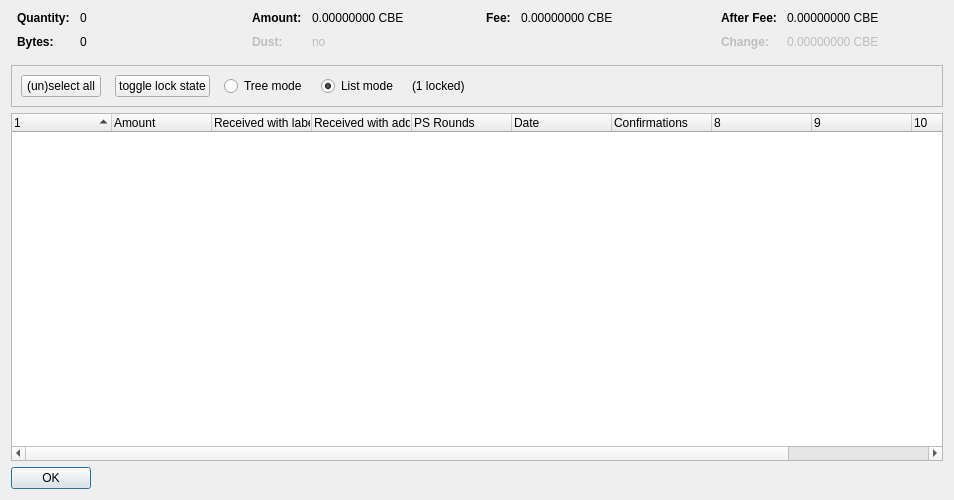
<?xml version="1.0" encoding="UTF-8"?>
<ui version="4.0">
 <class>CoinControlDialog</class>
 <widget class="QDialog" name="CoinControlDialog">
  <property name="geometry">
   <rect>
    <x>0</x>
    <y>0</y>
    <width>954</width>
    <height>500</height>
   </rect>
  </property>
  <property name="windowTitle">
   <string>Coin Selection</string>
  </property>
  <layout class="QVBoxLayout" name="verticalLayout">
   <item>
    <layout class="QHBoxLayout" name="horizontalLayoutTop" stretch="0,0,0,0">
     <property name="topMargin">
      <number>0</number>
     </property>
     <property name="bottomMargin">
      <number>10</number>
     </property>
     <item>
      <layout class="QFormLayout" name="formLayoutCoinControl1">
       <property name="horizontalSpacing">
        <number>10</number>
       </property>
       <property name="verticalSpacing">
        <number>10</number>
       </property>
       <property name="leftMargin">
        <number>6</number>
       </property>
       <property name="rightMargin">
        <number>6</number>
       </property>
       <item row="0" column="0">
        <widget class="QLabel" name="labelCoinControlQuantityText">
         <property name="font">
          <font>
           <weight>75</weight>
           <bold>true</bold>
          </font>
         </property>
         <property name="text">
          <string>Quantity:</string>
         </property>
        </widget>
       </item>
       <item row="0" column="1">
        <widget class="QLabel" name="labelCoinControlQuantity">
         <property name="cursor">
          <cursorShape>IBeamCursor</cursorShape>
         </property>
         <property name="contextMenuPolicy">
          <enum>Qt::ActionsContextMenu</enum>
         </property>
         <property name="text">
          <string notr="true">0</string>
         </property>
         <property name="textInteractionFlags">
          <set>Qt::LinksAccessibleByMouse|Qt::TextSelectableByKeyboard|Qt::TextSelectableByMouse</set>
         </property>
        </widget>
       </item>
       <item row="1" column="0">
        <widget class="QLabel" name="labelCoinControlBytesText">
         <property name="font">
          <font>
           <weight>75</weight>
           <bold>true</bold>
          </font>
         </property>
         <property name="text">
          <string>Bytes:</string>
         </property>
        </widget>
       </item>
       <item row="1" column="1">
        <widget class="QLabel" name="labelCoinControlBytes">
         <property name="cursor">
          <cursorShape>IBeamCursor</cursorShape>
         </property>
         <property name="contextMenuPolicy">
          <enum>Qt::ActionsContextMenu</enum>
         </property>
         <property name="text">
          <string notr="true">0</string>
         </property>
         <property name="textInteractionFlags">
          <set>Qt::LinksAccessibleByMouse|Qt::TextSelectableByKeyboard|Qt::TextSelectableByMouse</set>
         </property>
        </widget>
       </item>
      </layout>
     </item>
     <item>
      <layout class="QFormLayout" name="formLayoutCoinControl2">
       <property name="horizontalSpacing">
        <number>10</number>
       </property>
       <property name="verticalSpacing">
        <number>10</number>
       </property>
       <property name="leftMargin">
        <number>6</number>
       </property>
       <property name="rightMargin">
        <number>6</number>
       </property>
       <item row="0" column="0">
        <widget class="QLabel" name="labelCoinControlAmountText">
         <property name="font">
          <font>
           <weight>75</weight>
           <bold>true</bold>
          </font>
         </property>
         <property name="text">
          <string>Amount:</string>
         </property>
        </widget>
       </item>
       <item row="0" column="1">
        <widget class="QLabel" name="labelCoinControlAmount">
         <property name="cursor">
          <cursorShape>IBeamCursor</cursorShape>
         </property>
         <property name="contextMenuPolicy">
          <enum>Qt::ActionsContextMenu</enum>
         </property>
         <property name="text">
          <string notr="true">0.00000000 CBE</string>
         </property>
         <property name="textInteractionFlags">
          <set>Qt::LinksAccessibleByMouse|Qt::TextSelectableByKeyboard|Qt::TextSelectableByMouse</set>
         </property>
        </widget>
       </item>
       <item row="1" column="0">
        <widget class="QLabel" name="labelCoinControlLowOutputText">
         <property name="enabled">
          <bool>false</bool>
         </property>
         <property name="font">
          <font>
           <weight>75</weight>
           <bold>true</bold>
          </font>
         </property>
         <property name="text">
          <string>Dust:</string>
         </property>
        </widget>
       </item>
       <item row="1" column="1">
        <widget class="QLabel" name="labelCoinControlLowOutput">
         <property name="enabled">
          <bool>false</bool>
         </property>
         <property name="cursor">
          <cursorShape>IBeamCursor</cursorShape>
         </property>
         <property name="contextMenuPolicy">
          <enum>Qt::ActionsContextMenu</enum>
         </property>
         <property name="text">
          <string notr="true">no</string>
         </property>
         <property name="textInteractionFlags">
          <set>Qt::LinksAccessibleByMouse|Qt::TextSelectableByKeyboard|Qt::TextSelectableByMouse</set>
         </property>
        </widget>
       </item>
      </layout>
     </item>
     <item>
      <layout class="QFormLayout" name="formLayoutCoinControl3">
       <property name="horizontalSpacing">
        <number>10</number>
       </property>
       <property name="verticalSpacing">
        <number>10</number>
       </property>
       <property name="leftMargin">
        <number>6</number>
       </property>
       <property name="rightMargin">
        <number>6</number>
       </property>
       <item row="0" column="0">
        <widget class="QLabel" name="labelCoinControlFeeText">
         <property name="font">
          <font>
           <weight>75</weight>
           <bold>true</bold>
          </font>
         </property>
         <property name="text">
          <string>Fee:</string>
         </property>
        </widget>
       </item>
       <item row="0" column="1">
        <widget class="QLabel" name="labelCoinControlFee">
         <property name="cursor">
          <cursorShape>IBeamCursor</cursorShape>
         </property>
         <property name="contextMenuPolicy">
          <enum>Qt::ActionsContextMenu</enum>
         </property>
         <property name="text">
          <string notr="true">0.00000000 CBE</string>
         </property>
         <property name="textInteractionFlags">
          <set>Qt::LinksAccessibleByMouse|Qt::TextSelectableByKeyboard|Qt::TextSelectableByMouse</set>
         </property>
        </widget>
       </item>
      </layout>
     </item>
     <item>
      <layout class="QFormLayout" name="formLayoutCoinControl4">
       <property name="horizontalSpacing">
        <number>10</number>
       </property>
       <property name="verticalSpacing">
        <number>10</number>
       </property>
       <property name="leftMargin">
        <number>6</number>
       </property>
       <property name="rightMargin">
        <number>6</number>
       </property>
       <item row="0" column="0">
        <widget class="QLabel" name="labelCoinControlAfterFeeText">
         <property name="font">
          <font>
           <weight>75</weight>
           <bold>true</bold>
          </font>
         </property>
         <property name="text">
          <string>After Fee:</string>
         </property>
        </widget>
       </item>
       <item row="0" column="1">
        <widget class="QLabel" name="labelCoinControlAfterFee">
         <property name="cursor">
          <cursorShape>IBeamCursor</cursorShape>
         </property>
         <property name="contextMenuPolicy">
          <enum>Qt::ActionsContextMenu</enum>
         </property>
         <property name="text">
          <string notr="true">0.00000000 CBE</string>
         </property>
         <property name="textInteractionFlags">
          <set>Qt::LinksAccessibleByMouse|Qt::TextSelectableByKeyboard|Qt::TextSelectableByMouse</set>
         </property>
        </widget>
       </item>
       <item row="1" column="0">
        <widget class="QLabel" name="labelCoinControlChangeText">
         <property name="enabled">
          <bool>false</bool>
         </property>
         <property name="font">
          <font>
           <weight>75</weight>
           <bold>true</bold>
          </font>
         </property>
         <property name="text">
          <string>Change:</string>
         </property>
        </widget>
       </item>
       <item row="1" column="1">
        <widget class="QLabel" name="labelCoinControlChange">
         <property name="enabled">
          <bool>false</bool>
         </property>
         <property name="cursor">
          <cursorShape>IBeamCursor</cursorShape>
         </property>
         <property name="contextMenuPolicy">
          <enum>Qt::ActionsContextMenu</enum>
         </property>
         <property name="text">
          <string notr="true">0.00000000 CBE</string>
         </property>
         <property name="textInteractionFlags">
          <set>Qt::LinksAccessibleByMouse|Qt::TextSelectableByKeyboard|Qt::TextSelectableByMouse</set>
         </property>
        </widget>
       </item>
      </layout>
     </item>
    </layout>
   </item>
   <item>
    <widget class="QFrame" name="frame">
     <property name="minimumSize">
      <size>
       <width>0</width>
       <height>40</height>
      </size>
     </property>
     <property name="frameShape">
      <enum>QFrame::StyledPanel</enum>
     </property>
     <property name="frameShadow">
      <enum>QFrame::Sunken</enum>
     </property>
     <layout class="QHBoxLayout" name="horizontalLayout">
      <item>
       <layout class="QHBoxLayout" name="horizontalLayoutPanel" stretch="0,0,0,0,0,0">
        <property name="spacing">
         <number>14</number>
        </property>
        <item>
         <widget class="QPushButton" name="pushButtonSelectAll">
          <property name="sizePolicy">
           <sizepolicy hsizetype="Maximum" vsizetype="Fixed">
            <horstretch>0</horstretch>
            <verstretch>0</verstretch>
           </sizepolicy>
          </property>
          <property name="text">
           <string>(un)select all</string>
          </property>
          <property name="autoDefault">
           <bool>false</bool>
          </property>
         </widget>
        </item>
        <item>
         <widget class="QPushButton" name="pushButtonToggleLock">
          <property name="sizePolicy">
           <sizepolicy hsizetype="Maximum" vsizetype="Fixed">
            <horstretch>0</horstretch>
            <verstretch>0</verstretch>
           </sizepolicy>
          </property>
          <property name="text">
           <string>toggle lock state</string>
          </property>
          <property name="autoDefault">
           <bool>false</bool>
          </property>
         </widget>
        </item>
        <item>
         <widget class="QRadioButton" name="radioTreeMode">
          <property name="sizePolicy">
           <sizepolicy hsizetype="Maximum" vsizetype="Fixed">
            <horstretch>0</horstretch>
            <verstretch>0</verstretch>
           </sizepolicy>
          </property>
          <property name="text">
           <string>Tree mode</string>
          </property>
         </widget>
        </item>
        <item>
         <widget class="QRadioButton" name="radioListMode">
          <property name="sizePolicy">
           <sizepolicy hsizetype="Maximum" vsizetype="Fixed">
            <horstretch>0</horstretch>
            <verstretch>0</verstretch>
           </sizepolicy>
          </property>
          <property name="text">
           <string>List mode</string>
          </property>
          <property name="checked">
           <bool>true</bool>
          </property>
         </widget>
        </item>
        <item>
         <widget class="QLabel" name="labelLocked">
          <property name="text">
           <string>(1 locked)</string>
          </property>
         </widget>
        </item>
        <item>
         <spacer name="horizontalSpacer">
          <property name="orientation">
           <enum>Qt::Horizontal</enum>
          </property>
          <property name="sizeHint" stdset="0">
           <size>
            <width>40</width>
            <height>20</height>
           </size>
          </property>
         </spacer>
        </item>
       </layout>
      </item>
     </layout>
    </widget>
   </item>
   <item>
    <widget class="CoinControlTreeWidget" name="treeWidget">
     <property name="contextMenuPolicy">
      <enum>Qt::CustomContextMenu</enum>
     </property>
     <property name="sortingEnabled">
      <bool>false</bool>
     </property>
     <property name="columnCount">
      <number>11</number>
     </property>
     <attribute name="headerShowSortIndicator" stdset="0">
      <bool>true</bool>
     </attribute>
     <attribute name="headerStretchLastSection">
      <bool>false</bool>
     </attribute>
     <column>
      <property name="text">
       <string/>
      </property>
     </column>
     <column>
      <property name="text">
       <string>Amount</string>
      </property>
     </column>
     <column>
      <property name="text">
       <string>Received with label</string>
      </property>
     </column>
     <column>
      <property name="text">
       <string>Received with address</string>
      </property>
     </column>
     <column>
      <property name="text">
       <string>PS Rounds</string>
      </property>
     </column>
     <column>
      <property name="text">
       <string>Date</string>
      </property>
     </column>
     <column>
      <property name="text">
       <string>Confirmations</string>
      </property>
      <property name="toolTip">
       <string>Confirmed</string>
      </property>
     </column>
     <column>
      <property name="text">
       <string/>
      </property>
     </column>
     <column>
      <property name="text">
       <string/>
      </property>
     </column>
     <column>
      <property name="text">
       <string/>
      </property>
     </column>
     <column>
      <property name="text">
       <string/>
      </property>
     </column>
    </widget>
   </item>
   <item>
    <widget class="QDialogButtonBox" name="buttonBox">
     <property name="sizePolicy">
      <sizepolicy hsizetype="Maximum" vsizetype="Fixed">
       <horstretch>0</horstretch>
       <verstretch>0</verstretch>
      </sizepolicy>
     </property>
     <property name="orientation">
      <enum>Qt::Horizontal</enum>
     </property>
     <property name="standardButtons">
      <set>QDialogButtonBox::Ok</set>
     </property>
    </widget>
   </item>
  </layout>
 </widget>
 <customwidgets>
  <customwidget>
   <class>CoinControlTreeWidget</class>
   <extends>QTreeWidget</extends>
   <header>coincontroltreewidget.h</header>
  </customwidget>
 </customwidgets>
 <resources/>
 <connections/>
</ui>
